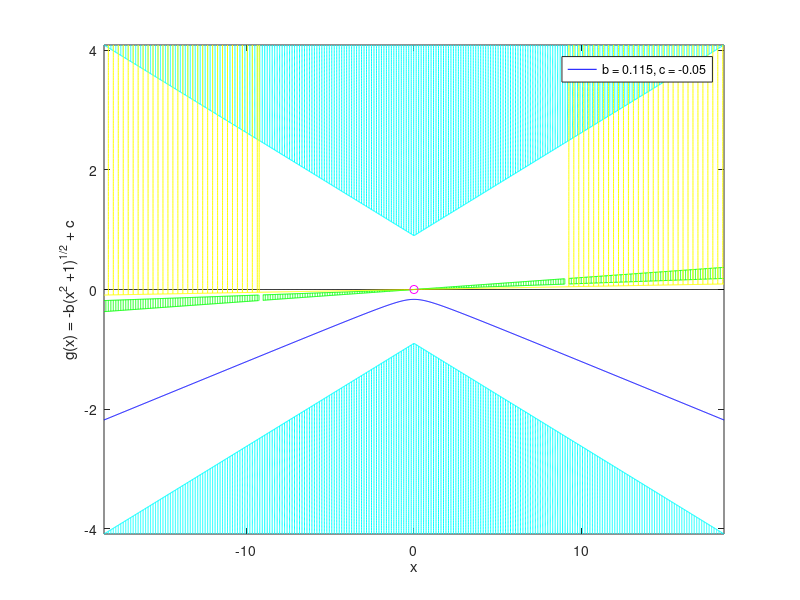

Here is the MATLAB script that generated this plot:
clear

%% Understanding conditions for Theorem 3.1
% This is a program that, given a continuous function f defined on [0,T], 
% shows the possible regions where g(x) can be defined to satisfy (A_1) to
% (A_4); the approach first specifies R_1 and R_2 along with the min and
% max of f, and looks at the conditions to determine what g can be.

%% Setting up parameters
T = 1;
R_1 = 9;
R_2 = 9.25;
k_1 = 0.172205080756888;
k_2 = 0.9;
plotW = 2*R_2;
plotH = k_1*plotW + k_2;
xf = plotW;
xi = -plotW;
N = 1000;
x=linspace(xi, xf, N);

M = 0.02; % max f
m = 0.01; % min f
%Define f  as a sinusoidal here, given M and m:
y0 = (M-m)/2;
A = M-y0;  
t = linspace(0,T, 10*N);
f = A*sin(2*pi*t/T) + y0;

% Calculate average value of f
ave_f = mean(f);

maxk = sqrt(12)/(T^2) - M; % for reference

%% Understanding condition (A_2)
% We know that this condition is satisfied if: whenever |x| is outside of
% the region R_1, R_2, g(x) \neq cx for all c \in [m, M]. So, we plot the
% regions where g is NOT allowed to pass though.

% First, let's plot the cone defined by y = mx and y=Mx

dx = (xf-xi)/N;  %spacing of linspace
N1 = floor((R_1-xi)/dx);
N2 = ceil((R_2-xi)/dx);
N3 = floor((-R_2-xi)/dx);
N4 = ceil((-R_1-xi)/dx);

Mline = M*x;
mline = m*x;

plot(x(1:N3), mline(1:N3), 'g');
axis([-plotW plotW -plotH plotH])
hold on
plot(x(N4:N1), mline(N4:N1), 'g');
plot(x(N2:N), mline(N2:N), 'g');
plot(x(1:N3), Mline(1:N3), 'g');
plot(x(N4:N1), Mline(N4:N1), 'g');
plot(x(N2:N), Mline(N2:N), 'g');
plot(x, 0*x, 'k');

y1 = linspace(mline(N1), Mline(N1));
line(R_1*ones(1, 100),y1, 'Color','green');
y2 = linspace(mline(N2), Mline(N2));
line(R_2*ones(1, 100),y2, 'Color','green');
y3 = linspace(mline(N3), Mline(N3));
line(-R_2*ones(1, 100),y3, 'Color','green');
y4 = linspace(mline(N4), Mline(N4));
line(-R_1*ones(1, 100),y4, 'Color','green');

% Let's fill in the regions where g(x) can't pass through! Using a bunch of
% vertical lines.

for i=1:floor(N3/4)
  line(x(4*i)*ones(1, 100), linspace(mline(4*i), Mline(4*i)), 'Color', 'g');
end

for i=1:floor((N1-N4)/4)
  line(x(N4+4*i)*ones(1, 100), linspace(mline(N4+4*i), Mline(N4+4*i)), 'Color', 'g');
end

for i=1:floor((N-N2)/4)-1
  line(x(N2+4*i)*ones(1, 100), linspace(mline(N2+4*i), Mline(N2+4*i)), 'Color', 'g');
end

%% Adding condition (A_1): g must be sublinear

K1 = zeros(1, N);
for i=1:N
    K1(i) = k_1*abs(x(i)) + k_2;
end
K2 = -K1;

plot(x, K1, 'c');
plot(x, K2, 'c');

% Fill in the not-allowed region!

xk1 = -(plotH - k_2)/k_1;
xk2 = (plotH - k_2)/k_1;

Nk1 = floor((xk1-xi)/dx);
Nk2 = ceil((xk2-xi)/dx);

for i=1:floor(N/4)
  line(x(4*i)*ones(1, 100), linspace(K1(4*i), plotH), 'Color', 'c');
end

for i=1:floor(N/4)
  line(x(4*i)*ones(1, 100), linspace(-plotH, K2(4*i)), 'Color', 'c');
end

%% Investigating condition (A_4)

% Let's plot the bound on the end behaviour of g; we want g< ave f *x + b
% for some constant b.

AVE = ave_f*x;
plot(x, AVE, 'y');

R = x(3*N/4);

line(R*ones(1, 100), linspace(AVE(3*N/4), plotH, 100), 'Color', 'y');

for i = 1 : floor(N/32)
   line(x(3*N/4  + 8*i)*ones(1, 100), linspace(AVE(3*N/4  + 8*i), plotH, 100), 'Color', 'y');
end

line(-R*ones(1, 100), linspace(AVE(N/4), plotH, 100), 'Color', 'y');

for i = 1 : floor(N/32)
   line(x(8*i)*ones(1, 100), linspace(AVE(8*i), plotH, 100), 'Color', 'y');
end


%% g(0) \neq 0
plot(0,0, 'mo');

%% Let's plot some possible g!


a = 1;
b = (M+k_2)/8;
c = -0.05;
g1 = -b*sqrt((x.^2/a^2) + 1) + c;
gplot1 = plot(x, g1, 'b');

%a = 1;
%b = 2;
%c = 1.75;
%g2 = -b*sqrt((x.^2/a^2) + 1) + c;
%gplot2 = plot(x, g2, 'k');

%a = 1;
%b = 2.75;
%c = 3;
%g3 = -b*sqrt((x.^2/a^2) + 1) + c;
%gplot3 = plot(x, g3, 'r');

% choose legend data
hleglines = [gplot1(1)];
%hleglines = [gplot1(1) gplot2(1) gplot3(1)];
% create the legend
legend(hleglines,'b = 0.115, c = -0.05')%,'b = 2, c = 1.75','b = 2.75, c = 3');
%title('max(f) = 0.5, min(f) = -0.25, k_1 = 2.9631, k_2 = 0.5, R_1 = 0.25, R_2 = 0.75, R = 1');
xlabel('x');
ylabel('g(x) = -b(x^2 +1)^{1/2} + c');


hold off
